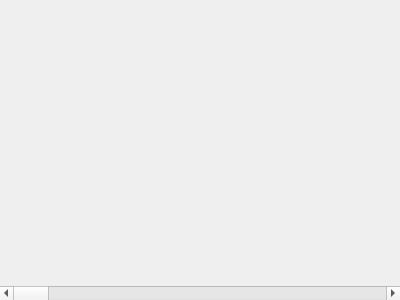
<?xml version="1.0" encoding="UTF-8"?>
<ui version="4.0">
 <class>IImageSelect</class>
 <widget class="QWidget" name="IImageSelect">
  <property name="geometry">
   <rect>
    <x>0</x>
    <y>0</y>
    <width>400</width>
    <height>300</height>
   </rect>
  </property>
  <property name="windowTitle">
   <string>Form</string>
  </property>
  <layout class="QVBoxLayout" name="verticalLayout">
   <property name="spacing">
    <number>0</number>
   </property>
   <property name="margin">
    <number>0</number>
   </property>
   <item>
    <spacer name="verticalSpacer">
     <property name="orientation">
      <enum>Qt::Vertical</enum>
     </property>
     <property name="sizeHint" stdset="0">
      <size>
       <width>20</width>
       <height>282</height>
      </size>
     </property>
    </spacer>
   </item>
   <item>
    <widget class="QScrollBar" name="scrollBar">
     <property name="orientation">
      <enum>Qt::Horizontal</enum>
     </property>
    </widget>
   </item>
  </layout>
 </widget>
 <resources/>
 <connections/>
</ui>
